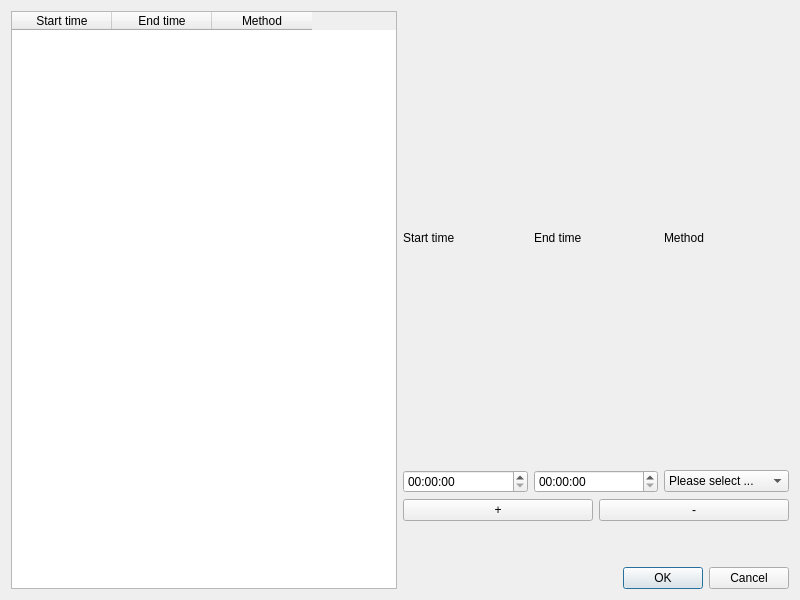
<?xml version="1.0" encoding="UTF-8"?>
<ui version="4.0">
 <class>Change_lightshow_dialog</class>
 <widget class="QDialog" name="Change_lightshow_dialog">
  <property name="geometry">
   <rect>
    <x>0</x>
    <y>0</y>
    <width>800</width>
    <height>600</height>
   </rect>
  </property>
  <property name="windowTitle">
   <string>Dialog</string>
  </property>
  <layout class="QHBoxLayout" name="horizontalLayout_5">
   <item>
    <widget class="QTableWidget" name="tableWidget">
     <property name="editTriggers">
      <set>QAbstractItemView::NoEditTriggers</set>
     </property>
     <property name="selectionBehavior">
      <enum>QAbstractItemView::SelectRows</enum>
     </property>
     <attribute name="verticalHeaderVisible">
      <bool>false</bool>
     </attribute>
     <column>
      <property name="text">
       <string>Start time</string>
      </property>
     </column>
     <column>
      <property name="text">
       <string>End time</string>
      </property>
     </column>
     <column>
      <property name="text">
       <string>Method</string>
      </property>
     </column>
    </widget>
   </item>
   <item>
    <layout class="QVBoxLayout" name="verticalLayout_2">
     <item>
      <layout class="QVBoxLayout" name="verticalLayout">
       <item>
        <layout class="QHBoxLayout" name="horizontalLayout_2">
         <item>
          <widget class="QLabel" name="start_time_label">
           <property name="text">
            <string>Start time</string>
           </property>
          </widget>
         </item>
         <item>
          <widget class="QLabel" name="end_time_label">
           <property name="text">
            <string>End time</string>
           </property>
          </widget>
         </item>
         <item>
          <widget class="QLabel" name="method_label">
           <property name="text">
            <string>Method</string>
           </property>
          </widget>
         </item>
        </layout>
       </item>
       <item>
        <layout class="QHBoxLayout" name="horizontalLayout_3">
         <item>
          <widget class="QTimeEdit" name="start_time_edit"/>
         </item>
         <item>
          <widget class="QTimeEdit" name="end_time_edit"/>
         </item>
         <item>
          <widget class="QComboBox" name="comboBox">
           <item>
            <property name="text">
             <string>Please select ...</string>
            </property>
           </item>
          </widget>
         </item>
        </layout>
       </item>
       <item>
        <layout class="QHBoxLayout" name="horizontalLayout_4">
         <item>
          <widget class="QPushButton" name="add_button">
           <property name="text">
            <string>+</string>
           </property>
          </widget>
         </item>
         <item>
          <widget class="QPushButton" name="delete_button">
           <property name="text">
            <string>-</string>
           </property>
          </widget>
         </item>
        </layout>
       </item>
      </layout>
     </item>
     <item>
      <spacer name="verticalSpacer">
       <property name="orientation">
        <enum>Qt::Vertical</enum>
       </property>
       <property name="sizeType">
        <enum>QSizePolicy::Preferred</enum>
       </property>
       <property name="sizeHint" stdset="0">
        <size>
         <width>20</width>
         <height>40</height>
        </size>
       </property>
      </spacer>
     </item>
     <item>
      <widget class="QDialogButtonBox" name="buttonBox">
       <property name="orientation">
        <enum>Qt::Horizontal</enum>
       </property>
       <property name="standardButtons">
        <set>QDialogButtonBox::Cancel|QDialogButtonBox::Ok</set>
       </property>
      </widget>
     </item>
    </layout>
   </item>
  </layout>
 </widget>
 <resources/>
 <connections>
  <connection>
   <sender>buttonBox</sender>
   <signal>accepted()</signal>
   <receiver>Change_lightshow_dialog</receiver>
   <slot>accept()</slot>
   <hints>
    <hint type="sourcelabel">
     <x>248</x>
     <y>254</y>
    </hint>
    <hint type="destinationlabel">
     <x>157</x>
     <y>274</y>
    </hint>
   </hints>
  </connection>
  <connection>
   <sender>buttonBox</sender>
   <signal>rejected()</signal>
   <receiver>Change_lightshow_dialog</receiver>
   <slot>reject()</slot>
   <hints>
    <hint type="sourcelabel">
     <x>316</x>
     <y>260</y>
    </hint>
    <hint type="destinationlabel">
     <x>286</x>
     <y>274</y>
    </hint>
   </hints>
  </connection>
 </connections>
</ui>
